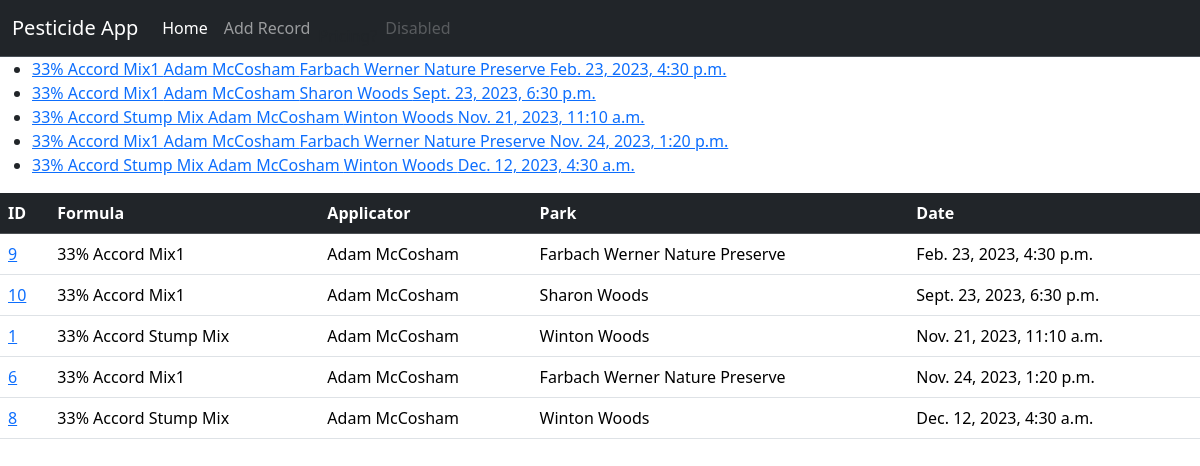
Page /pesticides/ on the earlier database version.
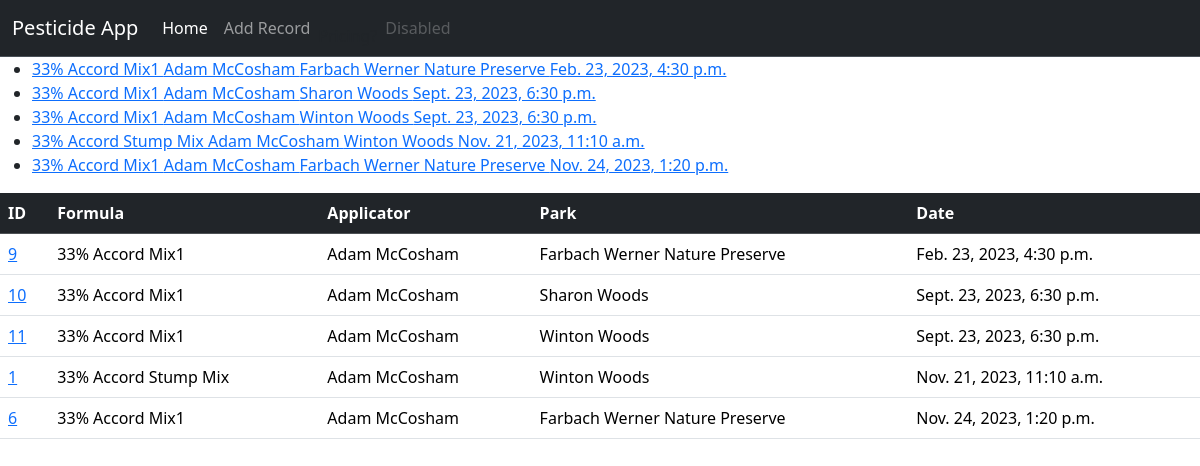
Same page on the later database version.
### pesticides/models.py (models this page shows, shortened)
class Record(models.Model):
    applicator = models.ForeignKey(Applicator, models.DO_NOTHING)
    park = models.ForeignKey(Park, models.DO_NOTHING)
    formula = models.ForeignKey(Formula, models.DO_NOTHING)
    area_size = models.CharField(max_length=100)
    date = models.DateTimeField()
    targeted_species = models.CharField(max_length=200,null=False)
    weather = models.CharField(
        max_length=200,
        null=False,
        blank=False,
    )
    wind = models.CharField

class Formula(models.Model):
    PERCENT_CONCENTRATION = 'P'
    GALLON_CONCENTATION = 'G'
    CONCENTRATION_CHOICES = [
        (PERCENT_CONCENTRATION, "%"),
        (GALLON_CONCENTATION, "/gallon")
    ]
    name = models.CharField(max_length=200, blank=False, null=False)
    pesticide = models.ForeignKey(Pesticide, on_delete=models.CASCADE)
    adjuvant = models.ForeignKey(Adjuvant, on_delete=models.CASCADE)
    pesticide_amount = models.DecimalField(max_length=20,
                                 max_digits=6,
                                 decimal_places=3,
                                 null=True
                                )
    concentration = models.CharField(
        max_length=2,
        choices=CONCENTRATION_CHOICES,
        default=PERCENT_CONCENTRATION
    )
    adjuvant_amount = models.DecimalField(max_length=20,
                                 max_digits=4,
                                 decimal_places=3,
                                 null=True
                                )
    adjuvant_concentration = models.CharField(
        max_length=2,
        choices=CONCENTRATION_CHOICES,
        default=PERCENT_CONCENTRATION
    )
    def __str__(self):
        return self.name

class Applicator(models.Model):
    first_name = models.CharField(
        max_length=200,
        null=False,
        blank=False,
    )
    last_name = models.CharField(
        max_length=200,
    )
    applicator_number = models.CharField(
        max_length=20,
        null=True,
        blank=True,
    )
    home_park = models.ForeignKey(Park, models.SET_NULL, blank=True,null=True)
    def __str__(self):
        return self.first_name + " " + self.last_name

class Park(models.Model):
    name = models.CharField(
        max_length=200,
        null=False,
        blank=False,
    )
    abbreviation = models.CharField(
        max_length=10,
        null=True,
        blank=True
    )
    region = models.ForeignKey(Region, models.SET_NULL, blank=True,null=True)
    def __str__(self):
        return self.name

### pesticides/views.py (the view)
# urls.py: path("", views.index, name="index"),
def index(request):
    latest_records_list = Record.objects.order_by("date")[:5]
    template = loader.get_template("pesticides/index.html")
    context = {"latest_records_list": latest_records_list}
    return HttpResponse(template.render(context, request))

### pesticides/templates/pesticides/index.html
{% extends 'pesticides/base.html' %}
{% block content %}
    {% if latest_records_list %}
        <ul>
            {% for record in latest_records_list %}
                <li>
                    <a href="{% url 'pesticides:detail' record.id %}">
                        {{ record.formula }}
                        {{ record.applicator }}
                        {{ record.park }}
                        {{ record.date }}
                    </a>
                </li>
            {% endfor %}
        </ul>
    {% else %}
        <p>No pesticide records available.</p>
    {% endif %}
    {% if latest_records_list %}
    <table class="table table-hover">
        <thead class="table-dark">
            <tr>
                <th scope="col">ID</th>
                <th scope="col">Formula</th>
                <th scope="col">Applicator</th>
                <th scope="col">Park</th>
                <th scope="col">Date</th>
              </tr>
        </thead>
        <tbody>
            {% for record in latest_records_list %}
            <tr>
                <td scope="row">
                    <a href="{% url 'pesticides:detail' record.id %}">{{ record.id }}</a>
                </td>
                <td>
                    {{ record.formula }}
                </td>
                <td>
                    {{ record.applicator }}
                </td>
                <td>
                    {{ record.park }}
                </td>
                <td>
                    {{ record.date }}
                </td>
              </tr>
            {% endfor %}
        </tbody>
      </table>
      {% endif %}
{% endblock %}

Differences in the rows shown:
no longer on this page (row unchanged): Record: formula "33% Accord Stump Mix", applicator "Adam McCosham", park "Winton Woods", date "Dec. 12, 2023, 4:30 a.m.", id "8"
added Record: formula "33% Accord Mix1", applicator "Adam McCosham", park "Winton Woods", date "Sept. 23, 2023, 6:30 p.m.", id "11"
